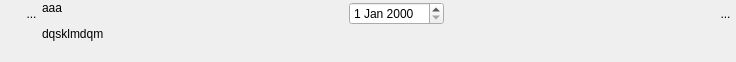
<?xml version="1.0" encoding="UTF-8"?>
<ui version="4.0">
 <class>WidgetDate</class>
 <widget class="QWidget" name="WidgetDate">
  <property name="geometry">
   <rect>
    <x>0</x>
    <y>0</y>
    <width>736</width>
    <height>62</height>
   </rect>
  </property>
  <property name="sizePolicy">
   <sizepolicy hsizetype="Preferred" vsizetype="Minimum">
    <horstretch>0</horstretch>
    <verstretch>0</verstretch>
   </sizepolicy>
  </property>
  <property name="minimumSize">
   <size>
    <width>0</width>
    <height>0</height>
   </size>
  </property>
  <property name="windowTitle">
   <string>Form</string>
  </property>
  <layout class="QHBoxLayout" name="horizontalLayout_3">
   <property name="spacing">
    <number>0</number>
   </property>
   <property name="leftMargin">
    <number>0</number>
   </property>
   <property name="topMargin">
    <number>1</number>
   </property>
   <property name="rightMargin">
    <number>0</number>
   </property>
   <property name="bottomMargin">
    <number>1</number>
   </property>
   <item>
    <layout class="QVBoxLayout" name="verticalLayout_2">
     <property name="spacing">
      <number>0</number>
     </property>
     <item>
      <layout class="QHBoxLayout" name="horizontalLayout_2">
       <property name="spacing">
        <number>0</number>
       </property>
       <property name="sizeConstraint">
        <enum>QLayout::SetFixedSize</enum>
       </property>
       <item>
        <spacer name="horizontalSpacer_3">
         <property name="orientation">
          <enum>Qt::Horizontal</enum>
         </property>
         <property name="sizeType">
          <enum>QSizePolicy::Fixed</enum>
         </property>
         <property name="sizeHint" stdset="0">
          <size>
           <width>21</width>
           <height>20</height>
          </size>
         </property>
        </spacer>
       </item>
       <item>
        <widget class="MonBoutonValide" name="RBValide">
         <property name="minimumSize">
          <size>
           <width>21</width>
           <height>25</height>
          </size>
         </property>
         <property name="maximumSize">
          <size>
           <width>21</width>
           <height>25</height>
          </size>
         </property>
         <property name="focusPolicy">
          <enum>Qt::ClickFocus</enum>
         </property>
         <property name="toolTip">
          <string>Affiche le rapport de validation du mot-clef</string>
         </property>
         <property name="styleSheet">
          <string notr="true">border : 0px</string>
         </property>
         <property name="text">
          <string>...</string>
         </property>
         <property name="icon">
          <iconset>
           <normaloff>../Editeur/icons/ast-green-ball.png</normaloff>../Editeur/icons/ast-green-ball.png</iconset>
         </property>
         <property name="iconSize">
          <size>
           <width>25</width>
           <height>25</height>
          </size>
         </property>
        </widget>
       </item>
      </layout>
     </item>
     <item>
      <spacer name="verticalSpacer_2">
       <property name="orientation">
        <enum>Qt::Vertical</enum>
       </property>
       <property name="sizeHint" stdset="0">
        <size>
         <width>20</width>
         <height>5</height>
        </size>
       </property>
      </spacer>
     </item>
    </layout>
   </item>
   <item>
    <widget class="MonLabelClic" name="label">
     <property name="sizePolicy">
      <sizepolicy hsizetype="Fixed" vsizetype="Preferred">
       <horstretch>0</horstretch>
       <verstretch>0</verstretch>
      </sizepolicy>
     </property>
     <property name="minimumSize">
      <size>
       <width>300</width>
       <height>25</height>
      </size>
     </property>
     <property name="maximumSize">
      <size>
       <width>178</width>
       <height>16777215</height>
      </size>
     </property>
     <property name="frameShape">
      <enum>QFrame::NoFrame</enum>
     </property>
     <property name="text">
      <string>&lt;html&gt;&lt;head/&gt;&lt;body&gt;&lt;p&gt;aaa&lt;/p&gt;&lt;p&gt;dqsklmdqm&lt;/p&gt;&lt;/body&gt;&lt;/html&gt;</string>
     </property>
     <property name="scaledContents">
      <bool>false</bool>
     </property>
     <property name="alignment">
      <set>Qt::AlignLeading|Qt::AlignLeft|Qt::AlignTop</set>
     </property>
    </widget>
   </item>
   <item>
    <layout class="QVBoxLayout" name="verticalLayout">
     <item>
      <layout class="QHBoxLayout" name="horizontalLayout">
       <item>
        <widget class="QLabel" name="label_2">
         <property name="text">
          <string/>
         </property>
        </widget>
       </item>
       <item>
        <spacer name="horizontalSpacer">
         <property name="orientation">
          <enum>Qt::Horizontal</enum>
         </property>
         <property name="sizeType">
          <enum>QSizePolicy::Preferred</enum>
         </property>
         <property name="sizeHint" stdset="0">
          <size>
           <width>20</width>
           <height>20</height>
          </size>
         </property>
        </spacer>
       </item>
       <item>
        <widget class="QDateEdit" name="dateEdit"/>
       </item>
       <item>
        <spacer name="horizontalSpacer_2">
         <property name="orientation">
          <enum>Qt::Horizontal</enum>
         </property>
         <property name="sizeHint" stdset="0">
          <size>
           <width>411</width>
           <height>20</height>
          </size>
         </property>
        </spacer>
       </item>
       <item>
        <widget class="QLabel" name="label_5">
         <property name="text">
          <string/>
         </property>
        </widget>
       </item>
       <item>
        <widget class="QToolButton" name="RBPoubelle">
         <property name="minimumSize">
          <size>
           <width>21</width>
           <height>25</height>
          </size>
         </property>
         <property name="maximumSize">
          <size>
           <width>21</width>
           <height>25</height>
          </size>
         </property>
         <property name="focusPolicy">
          <enum>Qt::ClickFocus</enum>
         </property>
         <property name="toolTip">
          <string>Détruit le mot-clef</string>
         </property>
         <property name="styleSheet">
          <string notr="true">border : 0px</string>
         </property>
         <property name="text">
          <string>...</string>
         </property>
         <property name="icon">
          <iconset>
           <normaloff>../Editeur/icons/deleteRond.png</normaloff>../Editeur/icons/deleteRond.png</iconset>
         </property>
         <property name="iconSize">
          <size>
           <width>25</width>
           <height>25</height>
          </size>
         </property>
        </widget>
       </item>
      </layout>
     </item>
     <item>
      <spacer name="verticalSpacer">
       <property name="orientation">
        <enum>Qt::Vertical</enum>
       </property>
       <property name="sizeHint" stdset="0">
        <size>
         <width>20</width>
         <height>5</height>
        </size>
       </property>
      </spacer>
     </item>
    </layout>
   </item>
  </layout>
 </widget>
 <customwidgets>
  <customwidget>
   <class>MonBoutonValide</class>
   <extends>QToolButton</extends>
   <header>monBoutonValide.h</header>
  </customwidget>
  <customwidget>
   <class>MonLabelClic</class>
   <extends>QLabel</extends>
   <header>monLabelClic.h</header>
  </customwidget>
 </customwidgets>
 <resources/>
 <connections/>
</ui>
